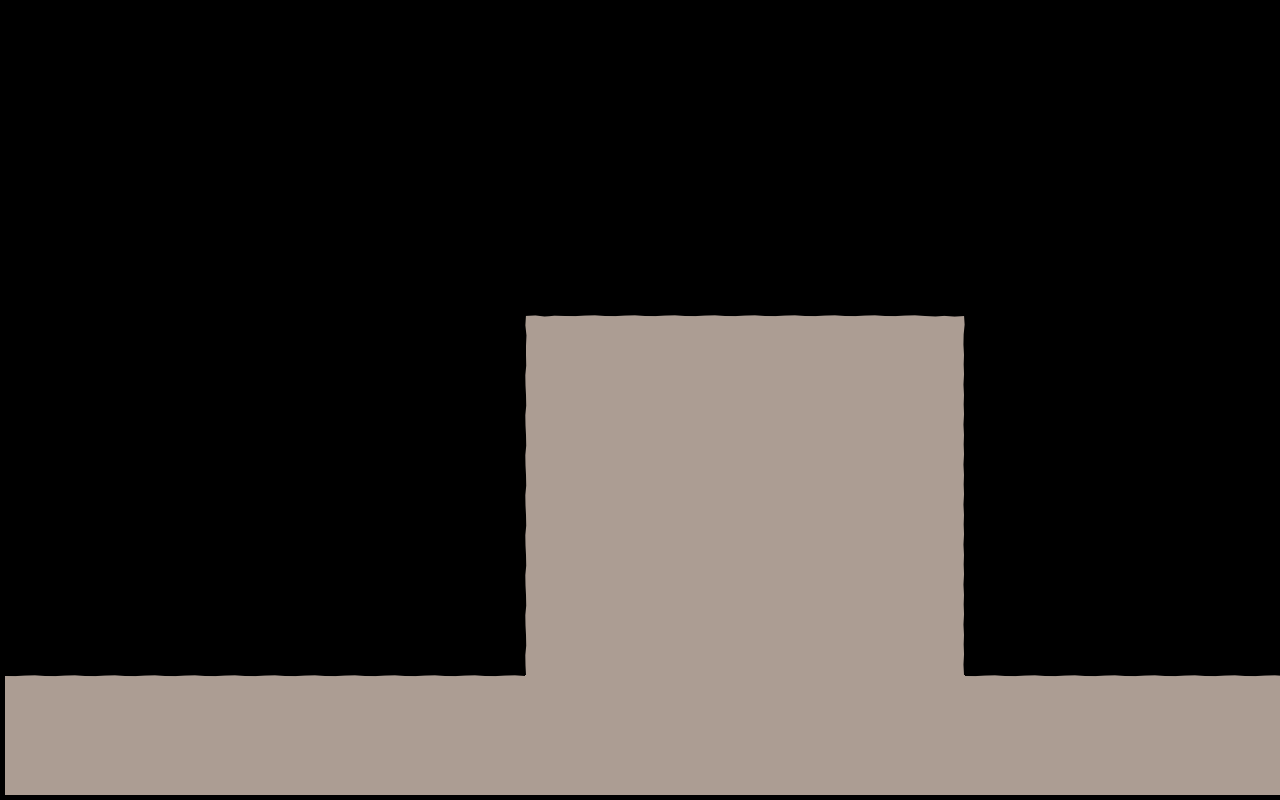

Below is a game level as drawn by its tile map, then a one-line description and the .tmx file that defines it, in full:
An orthogonal 32x20 tile map with 40x40 px tiles, 4 tile layers (bg, walls, objects, fg), 3 tilesets.

<map version="1.0" orientation="orthogonal" width="32" height="20" tilewidth="40" tileheight="40">
 <tileset firstgid="1" name="world1" tilewidth="50" tileheight="50">
  <image source="world1.png" width="400" height="400" />
 </tileset>
 <tileset firstgid="65" name="objectpalette" tilewidth="50" tileheight="50">
  <image source="objectpalette.png" width="400" height="500" />
 </tileset>
 <tileset firstgid="145" name="background" tilewidth="40" tileheight="40">
  <image source="background1.png" width="320" height="600" />
 </tileset>
 <layer name="bg" width="32" height="20">
  <data encoding="csv">
0,0,0,0,0,0,0,0,0,0,0,0,0,0,0,0,0,0,0,0,0,0,0,0,0,0,0,0,0,0,0,0,
0,0,0,0,0,0,0,0,0,0,0,0,0,0,0,0,0,0,0,0,0,0,0,0,0,0,0,0,0,0,0,0,
0,0,0,0,0,0,0,0,0,0,0,0,0,0,0,0,0,0,0,0,0,0,0,0,0,0,0,0,0,0,0,0,
0,0,0,0,0,0,0,0,0,0,0,0,0,0,0,0,0,0,0,0,0,0,0,0,0,0,0,0,0,0,0,0,
0,0,0,0,0,0,0,0,0,0,0,0,0,0,0,0,0,0,0,0,0,0,0,0,0,0,0,0,0,0,0,0,
0,0,0,0,0,0,0,0,0,0,0,0,0,0,0,0,0,0,0,0,0,0,0,0,0,0,0,0,0,0,0,0,
0,0,0,0,0,0,0,0,0,0,0,0,0,0,0,0,0,0,0,0,0,0,0,0,0,0,0,0,0,0,0,0,
0,0,0,0,0,0,0,0,0,0,0,0,0,0,0,0,0,0,0,0,0,0,0,0,0,0,0,0,0,0,0,0,
0,0,0,0,0,0,0,0,0,0,0,0,0,0,0,0,0,0,0,0,0,0,0,0,0,0,0,0,0,0,0,0,
0,0,0,0,0,0,0,0,0,0,0,0,0,0,0,0,0,0,0,0,0,0,0,0,0,0,0,0,0,0,0,0,
0,0,0,0,0,0,0,0,0,0,0,0,0,0,0,0,0,0,0,0,0,0,0,0,0,0,0,0,0,0,0,0,
0,0,0,0,0,0,0,0,0,0,0,0,0,0,0,0,0,0,0,0,0,0,0,0,0,0,0,0,0,0,0,0,
0,0,0,0,0,0,0,0,0,0,0,0,0,0,0,0,0,0,0,0,0,0,0,0,0,0,0,0,0,0,0,0,
0,0,0,0,0,0,0,0,0,0,0,0,0,0,0,0,0,0,0,0,0,0,0,0,0,0,0,0,0,0,0,0,
0,0,0,0,0,0,0,0,0,0,0,0,0,0,0,0,0,0,0,0,0,0,0,0,0,0,0,0,0,0,0,0,
0,0,0,0,0,0,0,0,0,0,0,0,0,0,0,0,0,0,0,0,0,0,0,0,0,0,0,0,0,0,0,0,
0,0,0,0,0,0,0,0,0,0,0,0,0,0,0,0,0,0,0,0,0,0,0,0,0,0,0,0,0,0,0,0,
0,0,0,0,0,0,0,0,0,0,0,0,0,0,0,0,0,0,0,0,0,0,0,0,0,0,0,0,0,0,0,0,
0,0,0,0,0,0,0,0,0,0,0,0,0,0,0,0,0,0,0,0,0,0,0,0,0,0,0,0,0,0,0,0,
0,0,0,0,0,0,0,0,0,0,0,0,0,0,0,0,0,0,0,0,0,0,0,0,0,0,0,0,0,0,0,0
</data>
 </layer>
 <layer name="walls" width="32" height="20">
  <data encoding="csv">
0,0,0,0,0,0,0,0,0,0,0,0,0,0,0,0,0,0,0,0,0,0,0,0,0,0,0,0,0,0,0,0,
0,0,0,0,0,0,0,0,0,0,0,0,0,0,0,0,0,0,0,0,0,0,0,0,0,0,0,0,0,0,0,0,
0,0,0,0,0,0,0,0,0,0,0,0,0,0,0,0,0,0,0,0,0,0,0,0,0,0,0,0,0,0,0,0,
0,0,0,0,0,0,0,0,0,0,0,0,0,0,0,0,0,0,0,0,0,0,0,0,0,0,0,0,0,0,0,0,
0,0,0,0,0,0,0,0,0,0,0,0,0,0,0,0,0,0,0,0,0,0,0,0,0,0,0,0,0,0,0,0,
0,0,0,0,0,0,0,0,0,0,0,0,0,0,0,0,0,0,0,0,0,0,0,0,0,0,0,0,0,0,0,0,
0,0,0,0,0,0,0,0,0,0,0,0,0,0,0,0,0,0,0,0,0,0,0,0,0,0,0,0,0,0,0,0,
0,0,0,0,0,0,0,0,0,0,0,0,0,0,0,0,0,0,0,0,0,0,0,0,0,0,0,0,0,0,0,0,
0,0,0,0,0,0,0,0,0,0,0,0,0,9,10,10,10,10,10,10,10,10,10,11,0,0,0,0,0,0,0,0,
0,0,0,0,0,0,0,0,0,0,0,0,0,17,18,18,18,18,18,18,18,18,18,19,0,0,0,0,0,0,0,0,
0,0,0,0,0,0,0,0,0,0,0,0,0,17,18,18,18,18,18,18,18,18,18,19,0,0,0,0,0,0,0,0,
0,0,0,0,0,0,0,0,0,0,0,0,0,17,18,18,18,18,18,18,18,18,18,19,0,0,0,0,0,0,0,0,
0,0,0,0,0,0,0,0,0,0,0,0,0,17,18,18,18,18,18,18,18,18,18,19,0,0,0,0,0,0,0,0,
0,0,0,0,0,0,0,0,0,0,0,0,0,17,18,18,18,18,18,18,18,18,18,19,0,0,0,0,0,0,0,0,
0,0,0,0,0,0,0,0,0,0,0,0,0,17,18,18,18,18,18,18,18,18,18,19,0,0,0,0,0,0,0,0,
0,0,0,0,0,0,0,0,0,0,0,0,0,17,18,18,18,18,18,18,18,18,18,19,0,0,0,0,0,0,0,0,
0,0,0,0,0,0,0,0,0,0,0,0,0,17,18,18,18,18,18,18,18,18,18,19,0,0,0,0,0,0,0,0,
10,10,10,10,10,10,10,10,10,10,10,10,10,18,18,18,18,18,18,18,18,18,18,18,10,10,10,10,10,10,10,10,
18,18,18,18,18,18,18,18,18,18,18,18,18,18,18,18,18,18,18,18,18,18,18,18,18,18,18,18,18,18,18,18,
18,18,18,18,18,18,18,18,18,18,18,18,18,18,18,18,18,18,18,18,18,18,18,18,18,18,18,18,18,18,18,18
</data>
 </layer>
 <layer name="objects" width="32" height="20">
  <data encoding="csv">
0,0,0,0,0,0,0,0,0,0,0,0,0,0,0,0,0,0,0,0,0,0,0,0,0,0,0,0,0,0,0,0,
0,0,0,0,0,0,0,0,0,0,0,0,0,0,0,0,0,0,0,0,0,0,0,0,0,0,0,0,0,0,0,0,
0,0,0,0,0,0,0,0,0,0,0,0,0,0,0,0,0,0,0,0,0,0,0,0,0,0,0,0,0,0,0,0,
0,0,0,0,0,0,0,0,0,0,0,0,0,0,0,0,0,0,0,0,0,0,0,0,0,0,0,0,0,0,0,0,
0,0,0,0,0,0,0,0,0,0,0,0,0,0,0,0,0,0,0,0,0,0,0,0,0,0,0,0,0,0,0,0,
0,0,0,0,0,0,0,0,0,0,0,0,0,0,0,0,0,0,0,0,0,0,0,0,0,0,0,0,0,0,0,0,
0,0,0,0,0,0,0,0,0,0,0,0,0,0,0,0,0,0,0,0,0,0,0,0,0,0,0,0,0,0,0,0,
0,0,0,0,0,0,0,0,0,0,0,0,0,0,0,0,0,0,0,0,0,0,0,0,0,0,0,0,0,0,0,0,
0,0,0,0,0,0,0,0,0,0,0,0,0,0,0,0,0,0,0,0,0,0,0,0,0,0,0,0,0,0,0,0,
0,0,0,0,0,0,0,0,0,0,0,0,0,0,0,0,0,0,0,0,0,0,0,0,0,0,0,0,0,0,0,0,
0,0,0,0,0,0,0,0,0,0,0,0,0,0,0,0,0,0,0,0,0,0,0,0,0,0,0,0,0,0,0,0,
0,0,0,0,0,0,0,0,0,0,0,0,0,0,0,0,0,0,0,0,0,0,0,0,0,0,0,0,0,0,0,0,
0,0,0,0,0,0,0,0,0,0,0,0,0,0,0,0,0,0,0,0,0,0,0,0,0,0,0,0,0,0,0,0,
0,0,0,0,0,0,0,0,0,0,0,0,0,0,0,0,0,0,0,0,0,0,0,0,0,0,0,0,0,0,0,0,
0,0,0,0,0,0,0,0,0,0,0,0,0,0,0,0,0,0,0,0,0,0,0,0,0,0,0,0,0,0,0,0,
0,0,0,0,0,0,0,0,0,0,0,0,0,0,0,0,0,0,0,0,0,0,0,0,0,0,0,0,0,0,0,0,
0,0,0,0,0,0,0,0,0,0,0,0,0,0,0,0,0,0,0,0,0,0,0,0,0,0,0,0,0,0,0,0,
0,0,0,0,0,0,0,0,0,0,0,0,0,0,0,0,0,0,0,0,0,0,0,0,0,0,0,0,0,0,0,0,
0,0,0,0,0,0,0,0,0,0,0,0,0,0,0,0,0,0,0,0,0,0,0,0,0,0,0,0,0,0,0,0,
0,0,0,0,0,0,0,0,0,0,0,0,0,0,0,0,0,0,0,0,0,0,0,0,0,0,0,0,0,0,0,0
</data>
 </layer>
 <layer name="fg" width="32" height="20">
  <data encoding="csv">
0,0,0,0,0,0,0,0,0,0,0,0,0,0,0,0,0,0,0,0,0,0,0,0,0,0,0,0,0,0,0,0,
0,0,0,0,0,0,0,0,0,0,0,0,0,0,0,0,0,0,0,0,0,0,0,0,0,0,0,0,0,0,0,0,
0,0,0,0,0,0,0,0,0,0,0,0,0,0,0,0,0,0,0,0,0,0,0,0,0,0,0,0,0,0,0,0,
0,0,0,0,0,0,0,0,0,0,0,0,0,0,0,0,0,0,0,0,0,0,0,0,0,0,0,0,0,0,0,0,
0,0,0,0,0,0,0,0,0,0,0,0,0,0,0,0,0,0,0,0,0,0,0,0,0,0,0,0,0,0,0,0,
0,0,0,0,0,0,0,0,0,0,0,0,0,0,0,0,0,0,0,0,0,0,0,0,0,0,0,0,0,0,0,0,
0,0,0,0,0,0,0,0,0,0,0,0,0,0,0,0,0,0,0,0,0,0,0,0,0,0,0,0,0,0,0,0,
0,0,0,0,0,0,0,0,0,0,0,0,0,0,0,0,0,0,0,0,0,0,0,0,0,0,0,0,0,0,0,0,
0,0,0,0,0,0,0,0,0,0,0,0,0,0,0,0,0,0,0,0,0,0,0,0,0,0,0,0,0,0,0,0,
0,0,0,0,0,0,0,0,0,0,0,0,0,0,0,0,0,0,0,0,0,0,0,0,0,0,0,0,0,0,0,0,
0,0,0,0,0,0,0,0,0,0,0,0,0,0,0,0,0,0,0,0,0,0,0,0,0,0,0,0,0,0,0,0,
0,0,0,0,0,0,0,0,0,0,0,0,0,0,0,0,0,0,0,0,0,0,0,0,0,0,0,0,0,0,0,0,
0,0,0,0,0,0,0,0,0,0,0,0,0,0,0,0,0,0,0,0,0,0,0,0,0,0,0,0,0,0,0,0,
0,0,0,0,0,0,0,0,0,0,0,0,0,0,0,0,0,0,0,0,0,0,0,0,0,0,0,0,0,0,0,0,
0,0,0,0,0,0,0,0,0,0,0,0,0,0,0,0,0,0,0,0,0,0,0,0,0,0,0,0,0,0,0,0,
0,0,0,0,0,0,0,0,0,0,0,0,0,0,0,0,0,0,0,0,0,0,0,0,0,0,0,0,0,0,0,0,
0,0,0,0,0,0,0,0,0,0,0,0,0,0,0,0,0,0,0,0,0,0,0,0,0,0,0,0,0,0,0,0,
0,0,0,0,0,0,0,0,0,0,0,0,0,0,0,0,0,0,0,0,0,0,0,0,0,0,0,0,0,0,0,0,
0,0,0,0,0,0,0,0,0,0,0,0,0,0,0,0,0,0,0,0,0,0,0,0,0,0,0,0,0,0,0,0,
0,0,0,0,0,0,0,0,0,0,0,0,0,0,0,0,0,0,0,0,0,0,0,0,0,0,0,0,0,0,0,0
</data>
 </layer>
</map>
